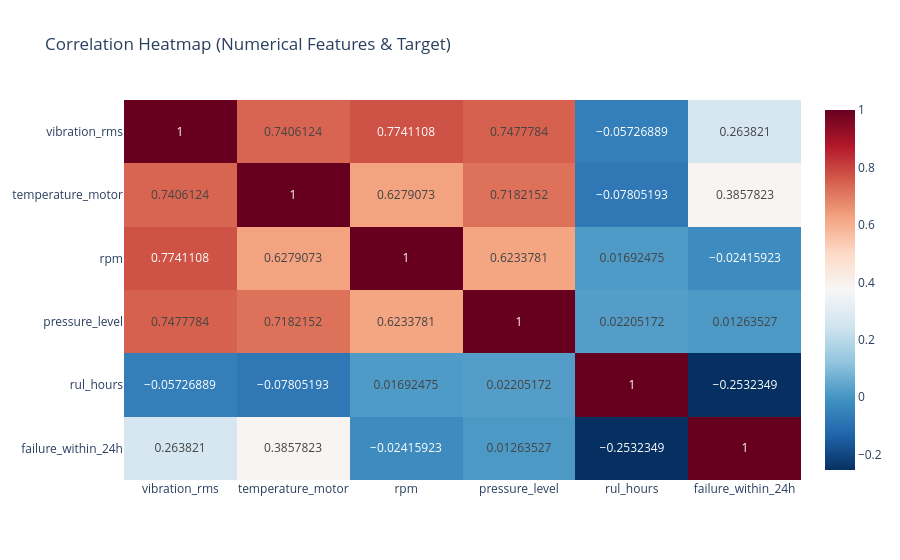

The code cell stored with this chart in its notebook:
### Markdown cell above
### 1.4 Correlation Matrix
Correlation analysis helps us justify which columns are useful and identify potential multicollinearity.

### Code cell
corr_matrix = dataset[NUMERIC_COLUMNS + ["failure_within_24h"]].corr()

fig_corr = px.imshow(
    corr_matrix, 
    text_auto=True, 
    aspect="auto", 
    title="Correlation Heatmap (Numerical Features & Target)",
    color_continuous_scale="RdBu_r"
)
fig_corr.show()

### Figure 1 — Plotly figure (JSON) as saved in the notebook; plotly's stock layout.template omitted (floating-point values rounded to 4 significant figures)
{"data": [{"coloraxis": "coloraxis", "hovertemplate": "x: %{x}<br>y: %{y}<br>color: %{z}<extra></extra>", "name": "0", "texttemplate": "%{z}", "type": "heatmap", "x": ["vibration_rms", "temperature_motor", "rpm", "pressure_level", "rul_hours", "failure_within_24h"], "xaxis": "x", "y": ["vibration_rms", "temperature_motor", "rpm", "pressure_level", "rul_hours", "failure_within_24h"], "yaxis": "y", "z": [[1.0, 0.7406, 0.7741, 0.7478, -0.05727, 0.2638], [0.7406, 1.0, 0.6279, 0.7182, -0.07805, 0.3858], [0.7741, 0.6279, 1.0, 0.6234, 0.01692, -0.02416], [0.7478, 0.7182, 0.6234, 1.0, 0.02205, 0.01264], [-0.05727, -0.07805, 0.01692, 0.02205, 1.0, -0.2532], [0.2638, 0.3858, -0.02416, 0.01264, -0.2532, 1.0]]}], "layout": {"coloraxis": {"colorscale": [[0, "rgb(5,48,97)"], [0.1, "rgb(33,102,172)"], [0.2, "rgb(67,147,195)"], [0.3, "rgb(146,197,222)"], [0.4, "rgb(209,229,240)"], [0.5, "rgb(247,247,247)"], [0.6, "rgb(253,219,199)"], [0.7, "rgb(244,165,130)"], [0.8, "rgb(214,96,77)"], [0.9, "rgb(178,24,43)"], [1, "rgb(103,0,31)"]]}, "title": {"text": "Correlation Heatmap (Numerical Features & Target)"}, "xaxis": {"anchor": "y", "domain": [0, 1]}, "yaxis": {"anchor": "x", "autorange": "reversed", "domain": [0, 1]}}}
